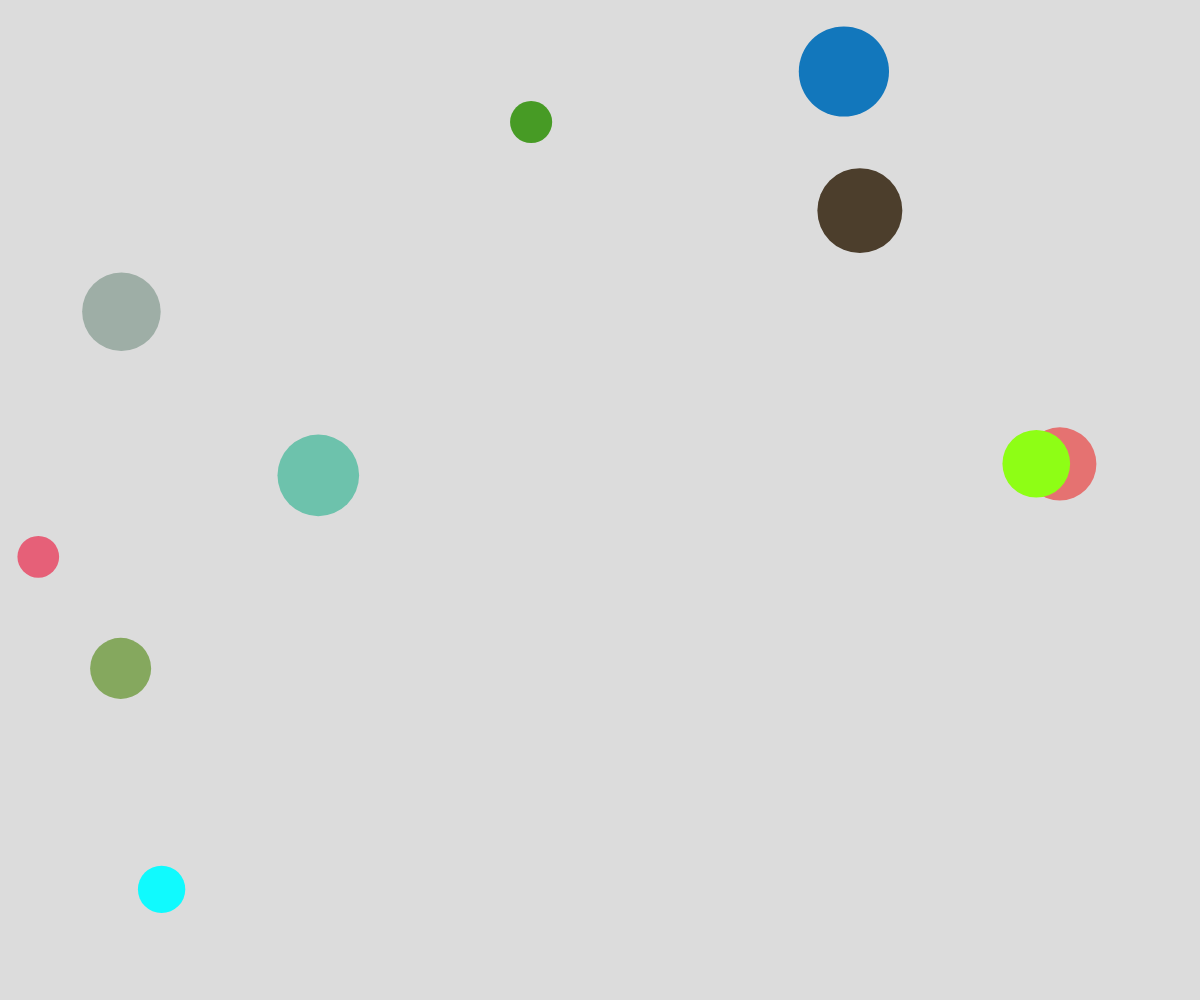
Frame 1 (no input)
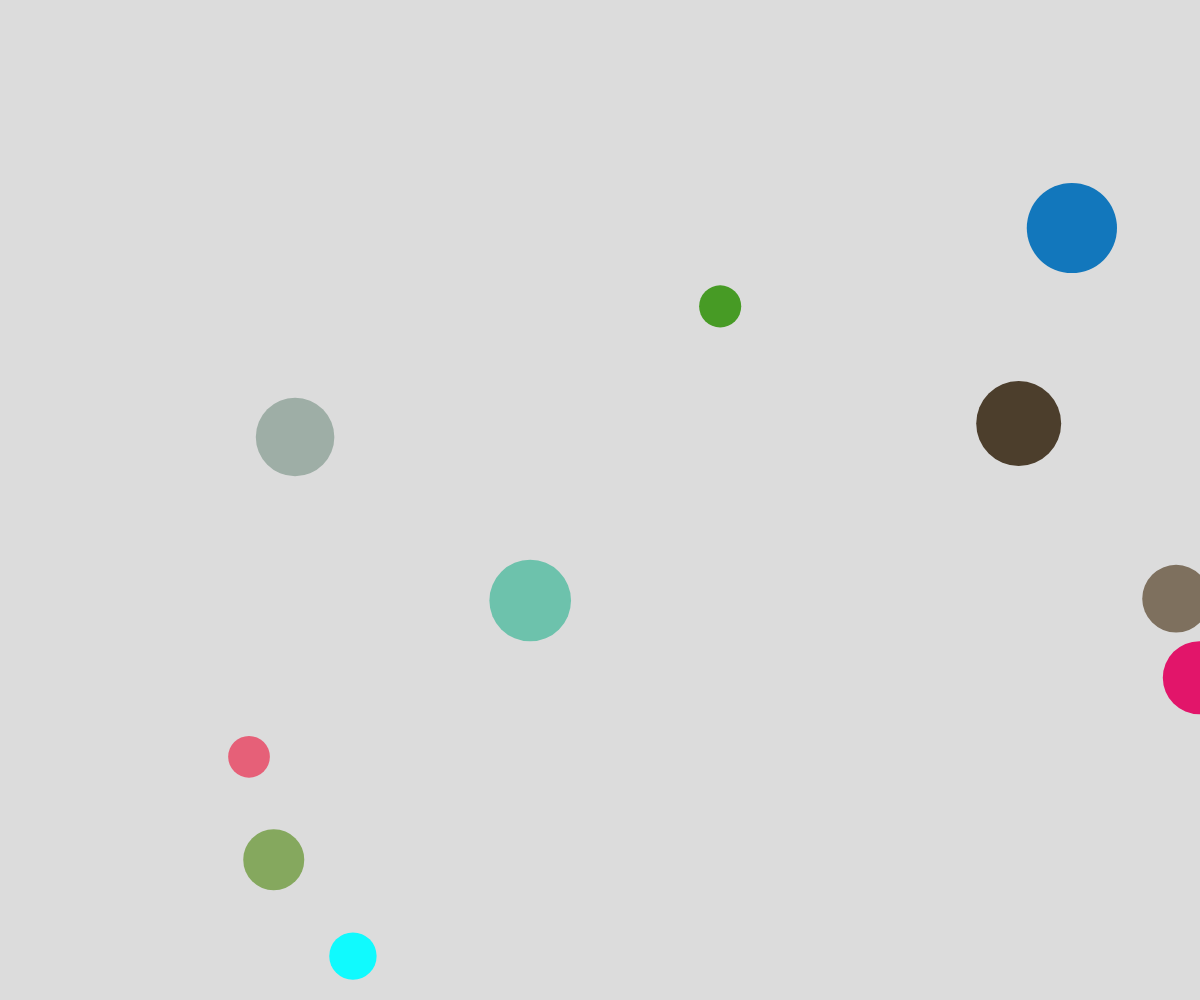
Frame 60 (no input)
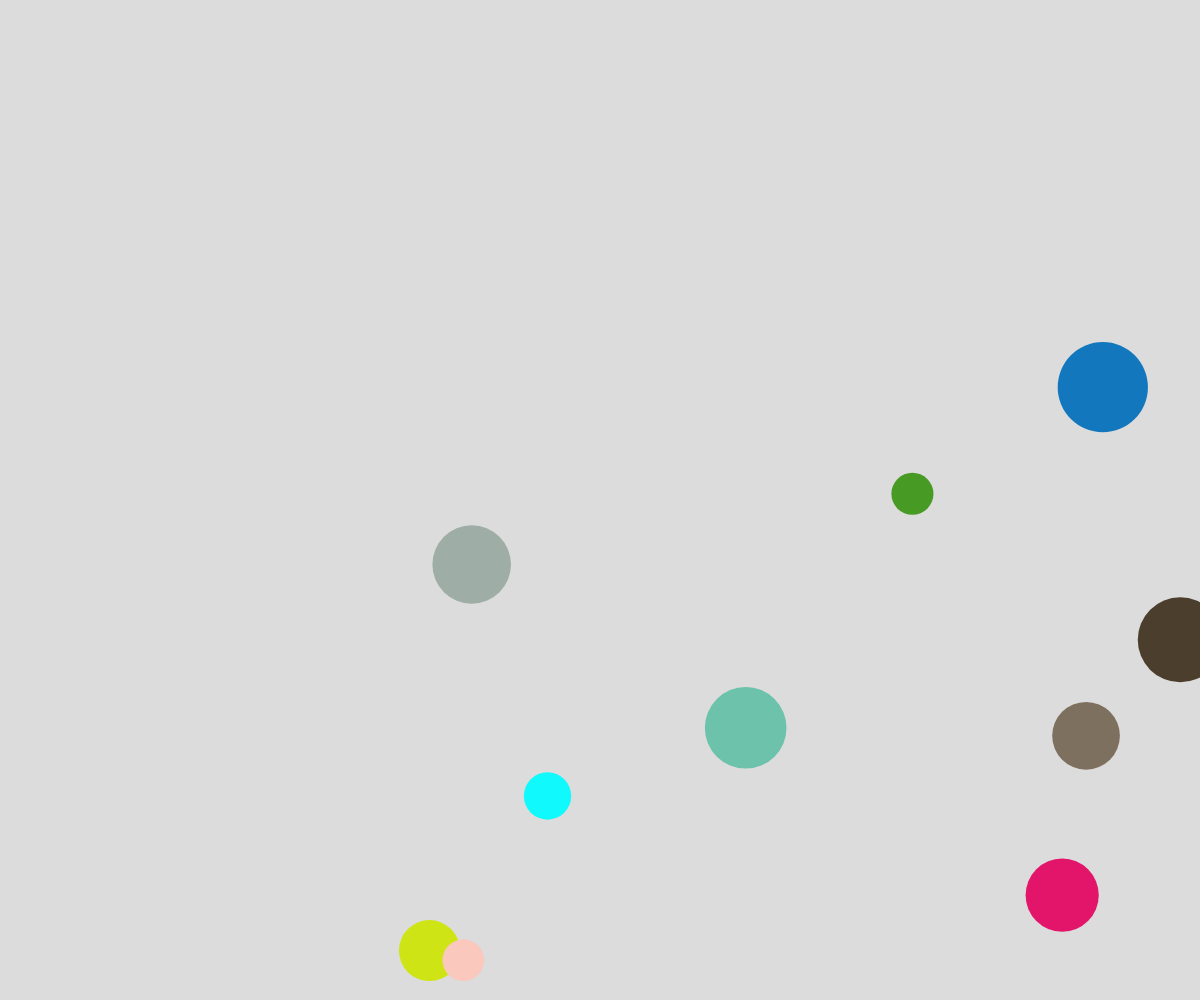
Frame 120 (the mouse pressed at the canvas centre since frame 60)

The p5.js sketch that drew these frames (run headless with seeded random() and noise() and a simulated clock; from frame 60 on, the mouse is pressed at the canvas centre):

// p5.js sketch
// ── sketch.js
let circles = [];
let numCircles = 10;

function setup() {
  createCanvas(windowWidth, windowHeight);
  
  // Crear círculos aleatorios
  for (let i = 0; i < numCircles; i++) {
    let x = random(width);
    let y = random(height);
    let radius = random(20, 50);
    let speedX = random(2, 4);
    let speedY = random(2, 4);
    circles.push(new Circle(x, y, radius, speedX, speedY));
  }
}

function draw() {
  background(220);
  
  for (let i = 0; i < circles.length; i++) {
    circles[i].move();
    circles[i].display();
    for (let j = i + 1; j < circles.length; j++) {
      if (circles[i].intersects(circles[j])) {
        circles[i].changeColor();
        circles[j].changeColor();
      }
    }
  }
}

class Circle {
  constructor(x, y, radius, speedX, speedY) {
    this.x = x;
    this.y = y;
    this.radius = radius;
    this.speedX = speedX;
    this.speedY = speedY;
    this.color = color(random(255), random(255), random(255));
  }
  
  move() {
    this.x += this.speedX;
    this.y += this.speedY;
    
    // Comprobar si se sale del lienzo y hacer que rebote
    if (this.x < 0 || this.x > width) {
      this.speedX *= -1;
    }
    if (this.y < 0 || this.y > height) {
      this.speedY *= -1;
    }
  }
  
  display() {
    fill(this.color);
    noStroke();
    ellipse(this.x, this.y, this.radius * 2);
  }
  
  intersects(otherCircle) {
    let d = dist(this.x, this.y, otherCircle.x, otherCircle.y);
    return d < (this.radius + otherCircle.radius);
  }
  
  changeColor() {
    this.color = color(random(255), random(255), random(255));
  }
}
